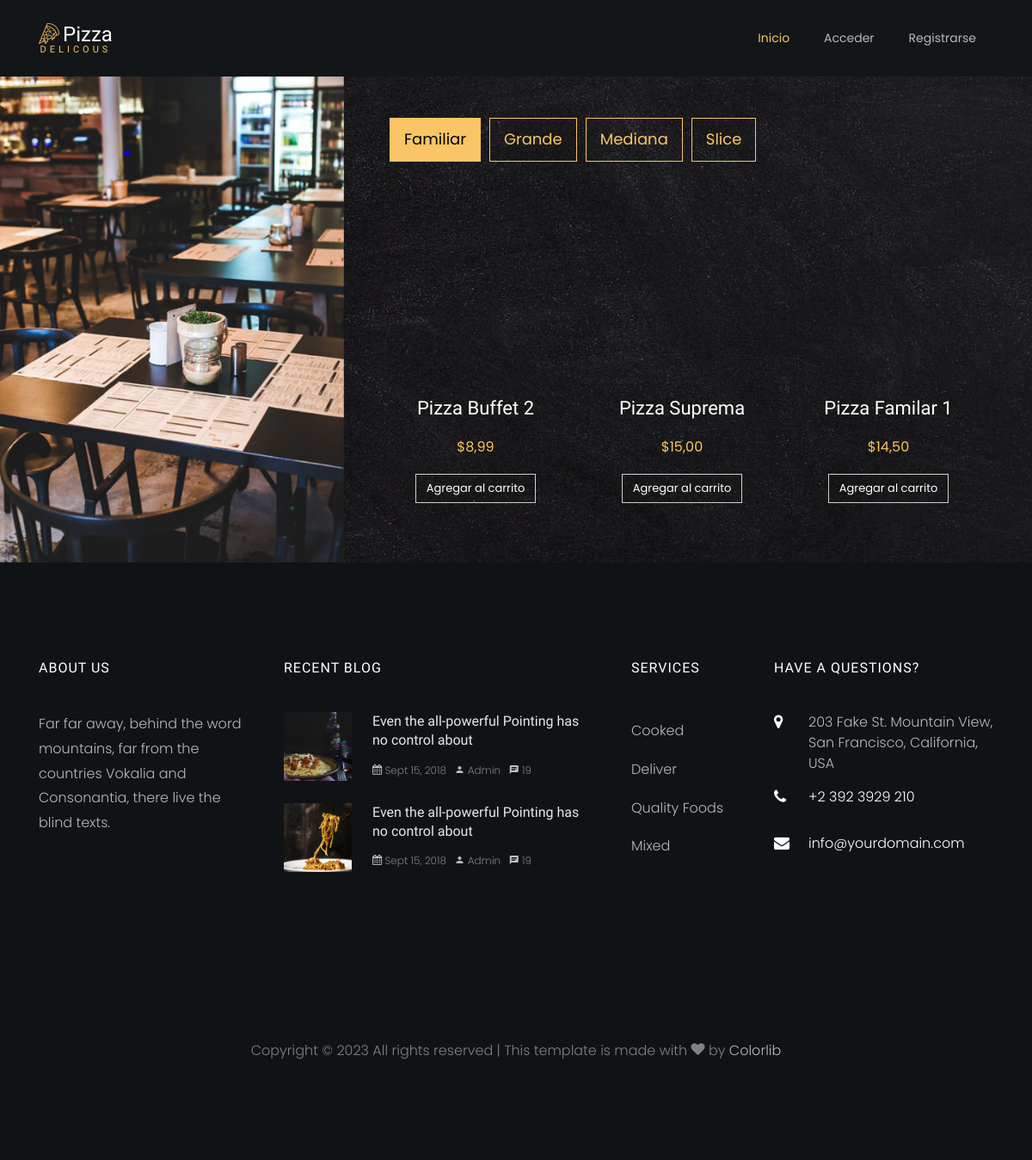
Before: /menu/ with the older database file.
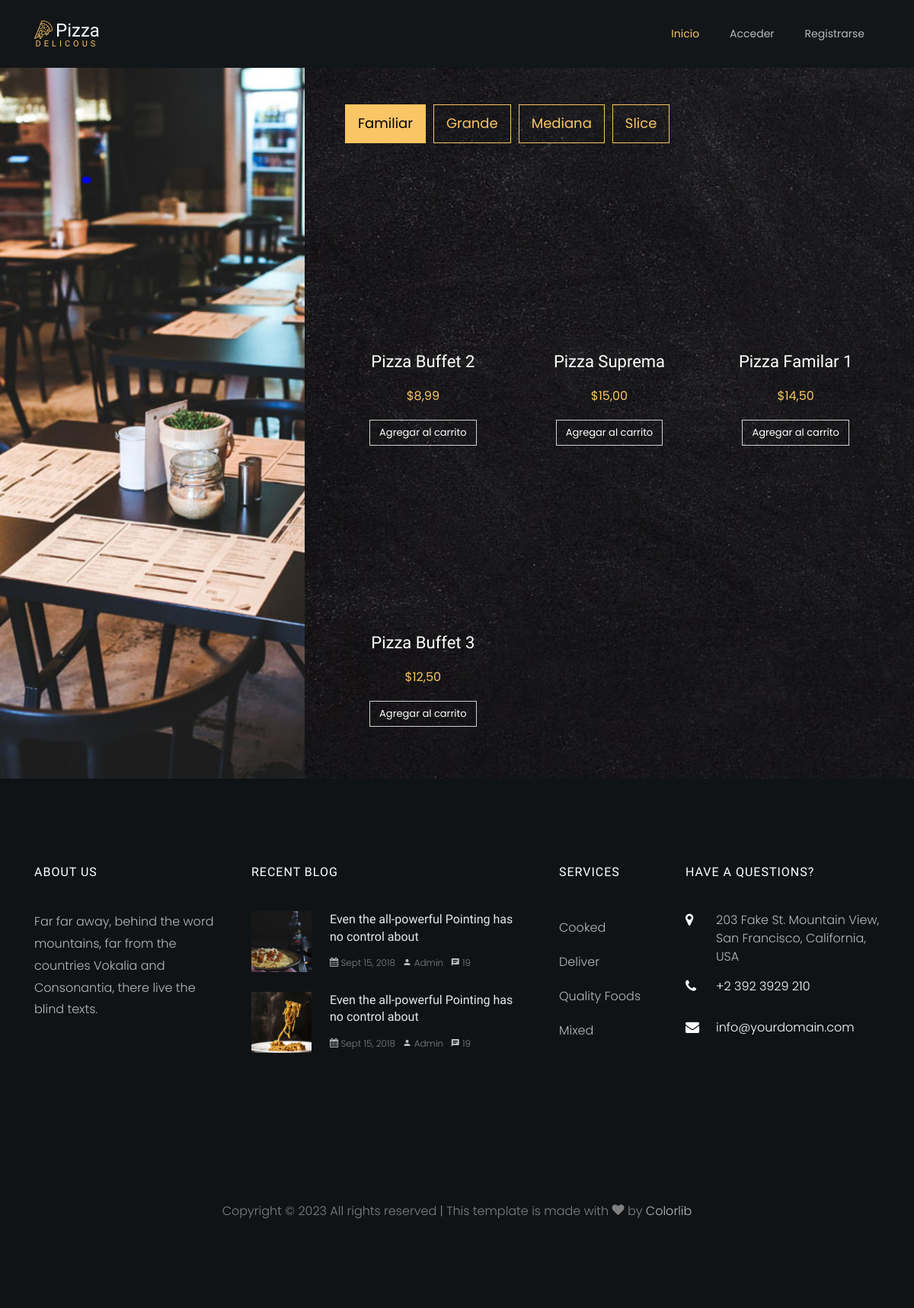
After: the same page with the newer database file.
### orders/models.py (models this page shows)
class Pizza(models.Model):
    id = models.AutoField(primary_key=True)  # Agrega un campo id explícito
    name = models.CharField(max_length=255)
    size = models.CharField(max_length=255)
    price = models.DecimalField(max_digits=10, decimal_places=2)
    toppings = models.ManyToManyField('Topping')
    additional_ingredients = models.ManyToManyField('AdditionalIngredient')
    image_url = models.CharField(max_length=255, default='URL_predeterminada')

### orders/views.py (the view)
# urls.py: path('menu/', views.index, name='menu'),
def index(request):
    if request.method == 'POST':
        form = PizzaForm(request.POST)
        if form.is_valid():
            form.save()
            return redirect('menu')
    else:
        form = PizzaForm()
    pizzas = Pizza.objects.all()
    pizzas_familiares = pizzas.filter(size=12)
    pizzas_grandes = pizzas.filter(size=8)
    pizzas_medianas = pizzas.filter(size=6)
    pizzas_slice = pizzas.filter(size=4)
    return render(request, 'menu.html', {
        'pizzas_familiares': pizzas_familiares,
        'pizzas_grandes': pizzas_grandes,
        'pizzas_medianas': pizzas_medianas,
        'pizzas_slice': pizzas_slice,
        'form': form,
    })

### orders/templates/menu.html (shortened to what this page needs)
{% load static %}
<!DOCTYPE html>
<html lang="en">
<head>
    <link rel="stylesheet" href="{% static 'css/open-iconic-bootstrap.min.css' %}">
    <link rel="stylesheet" href="{% static 'css/style.css' %}">
    <link rel="stylesheet" href="{% static 'css/style1.css' %}">
    <link rel="stylesheet" href="{% static 'css/flaticon.css' %}">
    <link rel="stylesheet" href="{% static 'css/owl.carousel.min.css' %}">
    <link rel="stylesheet" href="{% static 'css/animate.css' %}">
    <link rel="stylesheet" href="{% static 'css/owl.theme.default.min.css' %}">
    <link rel="stylesheet" href="{% static 'css/magnific-popup.css' %}">
    <link rel="stylesheet" href="{% static 'css/aos.css' %}">
    <link rel="stylesheet" href="{% static 'css/ionicons.min.css' %}">
    <link rel="stylesheet" href="{% static 'css/bootstrap-datepicker.css' %}">
    <link rel="stylesheet" href="{% static 'css/jquery.timepicker.css' %}">
    <link rel="stylesheet" href="{% static 'css/icomoon.css' %}">
</head>
<body>
    <nav class="navbar navbar-expand-lg navbar-dark ftco_navbar bg-dark ftco-navbar-light" id="ftco-navbar">
        <div class="container">
            <a class="navbar-brand" href="{% url 'start' %}"><span
                    class="flaticon-pizza-1 mr-1"></span>Pizza<br><small>Delicous</small></a>
            <div class="collapse navbar-collapse" id="ftco-nav">
                <ul class="navbar-nav ml-auto">
                    <li class="nav-item active"><a href="{% url 'start' %}" class="nav-link">Inicio</a></li>
                    {% if user.is_authenticated %}
                    <li class="nav-item"><a href="{% url 'menu' %}" class="nav-link">Menu</a></li>
                    <li class="nav-item"><a href="{% url 'carrito' %}" class="nav-link">Mi Carrito</a></li>
                    <li class="nav-item"><a href="{% url 'logout' %}" class="nav-link">Cerrar Sesión</a></li>
                    <li class="nav-item"><a class="nav-link">!Hola, {{ user.username }}!</a></li>
                    {% else %}
                    <li class="nav-item"><a href="{% url 'login' %}" class="nav-link">Acceder</a></li>
                    <li class="nav-item"><a href="{% url 'register' %}" class="nav-link">Registrarse</a></li>
                    {% endif %}
                </ul>
            </div>
        </div>
    </nav>
    <section class="ftco-menu">
        <div class="container-fluid">
            <div class="row d-md-flex">
                <div class="col-lg-4 ftco-animate img f-menu-img mb-5 mb-md-0"
                    style="background-image: url({% static 'images/about.jpg' %});">
                </div>
                <div class="col-lg-8 ftco-animate p-md-5">
                    <div class="row">
                        <div class="col-md-12 nav-link-wrap mb-5">
                            <div class="nav ftco-animate nav-pills" id="v-pills-tab" role="tablist"
                                aria-orientation="vertical">
                                <a class="nav-link active" id="v-pills-1-tab" data-toggle="pill" href="#v-pills-1"
                                    role="tab" aria-controls="v-pills-1" aria-selected="true">Familiar</a>
                                <a class="nav-link" id="v-pills-2-tab" data-toggle="pill" href="#v-pills-2" role="tab"
                                    aria-controls="v-pills-2" aria-selected="false">Grande</a>
                                <a class="nav-link" id="v-pills-3-tab" data-toggle="pill" href="#v-pills-3" role="tab"
                                    aria-controls="v-pills-3" aria-selected="false">Mediana</a>
                                <a class="nav-link" id="v-pills-4-tab" data-toggle="pill" href="#v-pills-4" role="tab"
                                    aria-controls="v-pills-4" aria-selected="false">Slice</a>
                            </div>
                        </div>
                        <div class="col-md-12 d-flex align-items-center">
                            <div class="tab-content ftco-animate" id="v-pills-tabContent">
                                <div class="tab-pane fade show active" id="v-pills-1" role="tabpanel"
                                    aria-labelledby="v-pills-1-tab">
                                    <div class="row">
                                        {% for pizza in pizzas_familiares %}
                                        <div class="col-md-4">
                                            <div class="menu-wrap custom-product-style">
                                                <a href="#" class="menu-img img mb-4"
                                                    style="background-image: url({{ pizza.image_url }});"></a>
                                                <div class="text">
                                                    <h3><a href="#">{{ pizza.name }}</a></h3>
                                                    <p class="price"><span>${{ pizza.price }}</span></p>
                                                    <form method="POST" action="{% url 'add_to_cart' pizza.id %}">
                                                        <button type="submit"
                                                            class="btn btn-white btn-outline-white">Agregar al
                                                            carrito</button>
                                                    </form>
                                                </div>
                                            </div>
                                        </div>
                                        {% if pizzas_grandes.count == 2 and forloop.last %}<div class="col-md-4 w-100"></div>{% endif %}
                                        {% endfor %}
                                    </div>
                                </div>
                            </div>
                        </div>
                    </div>
                </div>
            </div>
        </div>
    </section>
    <footer class="ftco-footer ftco-section img">
        <div class="container">
            <div class="row mb-5">
                <div class="col-lg-3 col-md-6 mb-5 mb-md-5">
                    <div class="ftco-footer-widget mb-4">
                        <h2 class="ftco-heading-2">About Us</h2>
                        <p>Far far away, behind the word mountains, far from the countries Vokalia and Consonantia,
                            there live the blind texts.</p>
                        <ul class="ftco-footer-social list-unstyled float-md-left float-lft mt-5">
                        </ul>
                    </div>
                </div>
                <div class="col-lg-4 col-md-6 mb-5 mb-md-5">
                    <div class="ftco-footer-widget mb-4">
                        <h2 class="ftco-heading-2">Recent Blog</h2>
                        <div class="block-21 mb-4 d-flex">
                            <a class="blog-img mr-4" style="background-image: url(images/image_1.jpg);"></a>
                            <div class="text">
                                <h3 class="heading"><a href="#">Even the all-powerful Pointing has no control about</a>
                                </h3>
                                <div class="meta">
                                    <div><a href="#"><span class="icon-calendar"></span> Sept 15, 2018</a></div>
                                    <div><a href="#"><span class="icon-person"></span> Admin</a></div>
                                    <div><a href="#"><span class="icon-chat"></span> 19</a></div>
                                </div>
                            </div>
                        </div>
                        <div class="block-21 mb-4 d-flex">
                            <a class="blog-img mr-4" style="background-image: url(images/image_2.jpg);"></a>
                            <div class="text">
                                <h3 class="heading"><a href="#">Even the all-powerful Pointing has no control about</a>
                                </h3>
                                <div class="meta">
                                    <div><a href="#"><span class="icon-calendar"></span> Sept 15, 2018</a></div>
                                    <div><a href="#"><span class="icon-person"></span> Admin</a></div>
                                    <div><a href="#"><span class="icon-chat"></span> 19</a></div>
                                </div>
                            </div>
                        </div>
                    </div>
                </div>
                <div class="col-lg-2 col-md-6 mb-5 mb-md-5">
                    <div class="ftco-footer-widget mb-4 ml-md-4">
                        <h2 class="ftco-heading-2">Services</h2>
                        <ul class="list-unstyled">
                            <li><a href="#" class="py-2 d-block">Cooked</a></li>
                            <li><a href="#" class="py-2 d-block">Deliver</a></li>
                            <li><a href="#" class="py-2 d-block">Quality Foods</a></li>
                            <li><a href="#" class="py-2 d-block">Mixed</a></li>
                        </ul>
                    </div>
                </div>
                <div class="col-lg-3 col-md-6 mb-5 mb-md-5">
                    <div class="ftco-footer-widget mb-4">
                        <h2 class="ftco-heading-2">Have a Questions?</h2>
                        <div class="block-23 mb-3">
                            <ul>
                                <li><span class="icon icon-map-marker"></span><span class="text">203 Fake St. Mountain
                                        View, San Francisco, California, USA</span></li>
                                <li><a href="#"><span class="icon icon-phone"></span><span class="text">+2 392 3929
                                            210</span></a></li>
                                <li><a href="#"><span class="icon icon-envelope"></span><span
                                            class="text">info@yourdomain.com</span></a></li>
                            </ul>
                        </div>
                    </div>
                </div>
            </div>
            <div class="row">
                <div class="col-md-12 text-center">
                    Copyright &copy;
                    <script>document.write(new Date().getFullYear());</script> All rights reserved | This template is
                    made with <i class="icon-heart" aria-hidden="true"></i> by <a href="https://colorlib.com"
                        target="_blank">Colorlib</a>
                </div>
            </div>
        </div>
    </footer>
</body>
</html>

### orders/static/css/icomoon.css (style rules this page uses)
[class^="icon-"], [class*=" icon-"] { font-family: 'icomoon' !important; speak: none; font-style: normal; font-weight: normal; font-variant: normal; text-transform: none; line-height: 1; -webkit-font-smoothing: antialiased; -moz-osx-font-smoothing: grayscale; }
.icon-heart:before { content: "\f004"; }
.icon-map-marker:before { content: "\f041"; }
.icon-calendar:before { content: "\f073"; }
.icon-phone:before { content: "\f095"; }
.icon-envelope:before { content: "\f0e0"; }
.icon-chat:before { content: "\e0b7"; }
.icon-person:before { content: "\e7fd"; }

Changed rows visible on the page:
added Pizza: name "Pizza Buffet 3", price "12,50"
